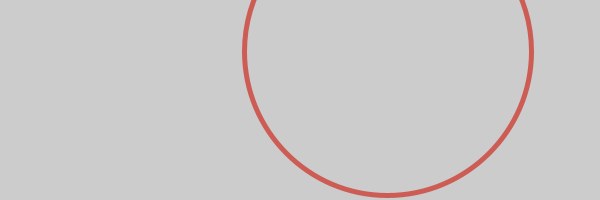
Frame 1 (no input)
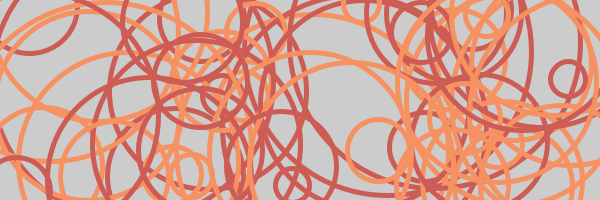
Frame 60 (the mouse pressed at the canvas centre just before this capture)
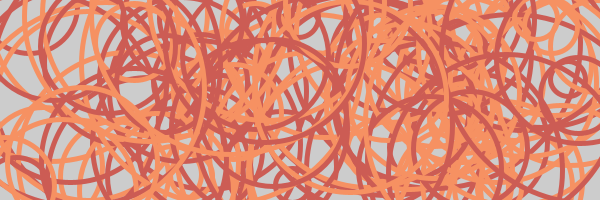
Frame 120 (the mouse held since frame 60 and released just before this capture)

The Processing sketch that drew these frames (run headless with seeded random() and noise(); from frame 60 on, the mouse is pressed at the canvas centre):

// Processing sketch: color_random
// ── color_random.pde
color[] rainbow = {#FFFFCD,#CC5C54,#F69162};


void setup(){
  size(600,200);
  smooth();
  noFill();
  strokeWeight(5);
  frameRate(5);
}

void draw(){
  float x = random(width);
  float y = random(height);
  float d = random(30, 300);
//  stroke(random(255), random(255), random(255));
  stroke(rainbow[int(random(1,3))]);
  ellipse(x,y,d,d);
} 
